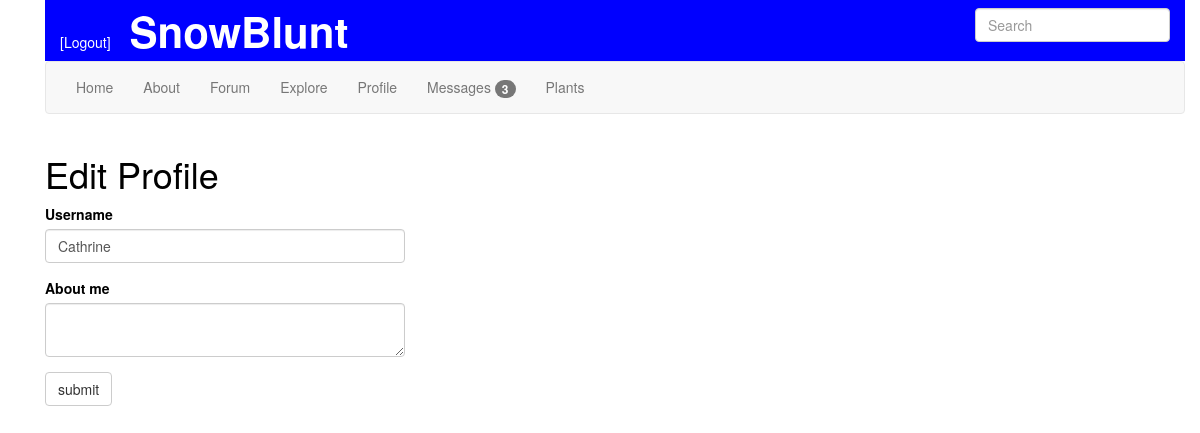
/edit_profile (signed in), run on an earlier commit of the app's database.
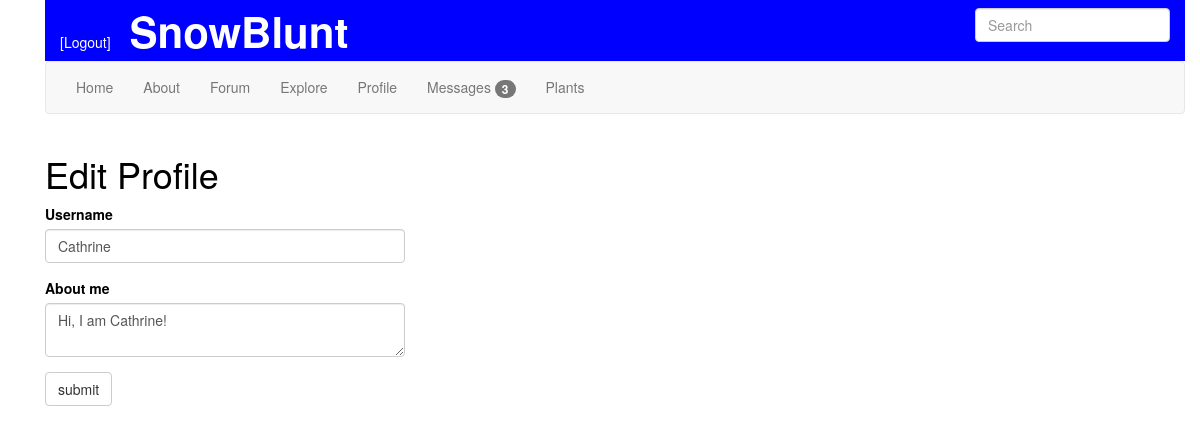
And on a later commit of the database.
### app/models.py (models this page shows, shortened)
class PaginatedAPIMixin(object):
    @staticmethod
    def to_collection_dict(query, page, per_page, endpoint, **kwargs):
        resources = query.paginate(page, per_page, False)
        data = {
            'items': [item.to_dict() for item in resources.items],
            '_meta': {
                'page': page,
                'per_page': per_page,
                'total_page': resources.pages,
                'total_items': resources.total
            },
            '_links': {
                'self': url_for(endpoint, page=page, per_page=per_page,
                                **kwargs),
                'next': url_for(endpoint, page=page + 1, per_page=per_page,
                                **kwargs) if resources.has_next else None,
                'prev': url_for(endpoint, page=page - 1, per_page=per_page,
                                **kwargs) if resources.has_prev else None
            }
        }
        return data

class User(PaginatedAPIMixin, UserMixin, db.Model):
    id = db.Column(db.Integer, primary_key=True)
    username = db.Column(db.String(64), index=True, unique=True)
    email = db.Column(db.String(120), index=True, unique=True)
    password_hash = db.Column(db.String(128))
    posts = db.relationship('Post', backref='author', lazy='dynamic')
    about_me = db.Column(db.String(140))
    last_seen = db.Column(db.DateTime, default=datetime.utcnow)
    followed = db.relationship(
        'User', secondary=followers,
        primaryjoin=(followers.c.follower_id == id),
        secondaryjoin=(followers.c.followed_id == id),
        backref=db.backref('followers', lazy='dynamic'), lazy='dynamic')
    notifications = db.relationship('Notification', backref='user',
                                    lazy='dynamic')
    tasks = db.relationship('Task', backref='user', lazy='dynamic')
    messages_sent = db.relationship('Message',
                                    foreign_keys='Message.sender_id',
                                    backref='author', lazy='dynamic')
    messages_received = db.relationship('Message',
                                        foreign_keys='Message.recipient_id',
                                        backref='recipient', lazy='dynamic')
    last_message_read_time = db.Column(db.DateTime)
    def new_message(self):
        last_read_time = self.last_message_read_time or datetime(1900, 1, 1)
        return Message.query.filter_by(recipient=self).filter(
            Message.timestamp > last_read_time).count()
    def get_tasks_in_progress(self):
        return Task.query.filter_by(user=self, complete=False).all()

### app/main/routes.py (the view)
@bp.route('/edit_profile', methods=['GET', 'POST'])
@login_required
def edit_profile():
    form = EditProfileForm(current_user.username)
    if form.validate_on_submit():
        current_user.username = form.username.data
        current_user.about_me = form.about_me.data
        db.session.commit()
        flash(_('Your changes have been saved.'))
        return redirect(url_for('main.edit_profile'))
    elif request.method == 'GET':
        form.username.data = current_user.username
        form.about_me.data = current_user.about_me
    return render_template('edit_profile.html', title='Edit Profile', form=form)

### app/main/forms.py (shortened to what this page needs)
class SearchForm(FlaskForm):
    q = StringField(_l('Search'), validators=[DataRequired()])
    def __init__(self, *args, **kwargs):
        if 'formdata' not in kwargs:
            kwargs['formdata'] = request.args
        if 'csrf_enabled' not in kwargs:
            kwargs['csrf_enabled'] = False
        super(SearchForm, self).__init__(*args, **kwargs)

class EditProfileForm(FlaskForm):
    username = StringField('Username', validators=[DataRequired()])
    about_me = TextAreaField('About me', validators=[Length(min=0, max=140)])
    submit = SubmitField('submit')
    def __init__(self, original_username, *args, **kwargs):
        super(EditProfileForm, self).__init__(*args, **kwargs)
        self.original_username = original_username

### app/main/routes.py (called while the page is built)
@bp.before_request
def before_request():
    if current_user.is_authenticated:
        current_user.last_seen = datetime.utcnow()
        db.session.commit()
        g.search_form = SearchForm()
    g.locale = str(get_locale())

### app/models.py (called while the page is built)
@login.user_loader
def load_user(id):
    return User.query.get(int(id))

### app/templates/edit_profile.html
{% extends "template.html" %}
{% import 'bootstrap/wtf.html' as wtf %}
{% block app_content %}
    <h1>Edit Profile</h1>
    <div class="row">
      <div class="col-md-4">
        {{ wtf.quick_form(form) }}
      </div>
    </div>
{% endblock %}

What changed in the data, as far as the page shows it:
changed User "Cathrine": about_me (not shown) → "Hi, I am Cathrine!"
